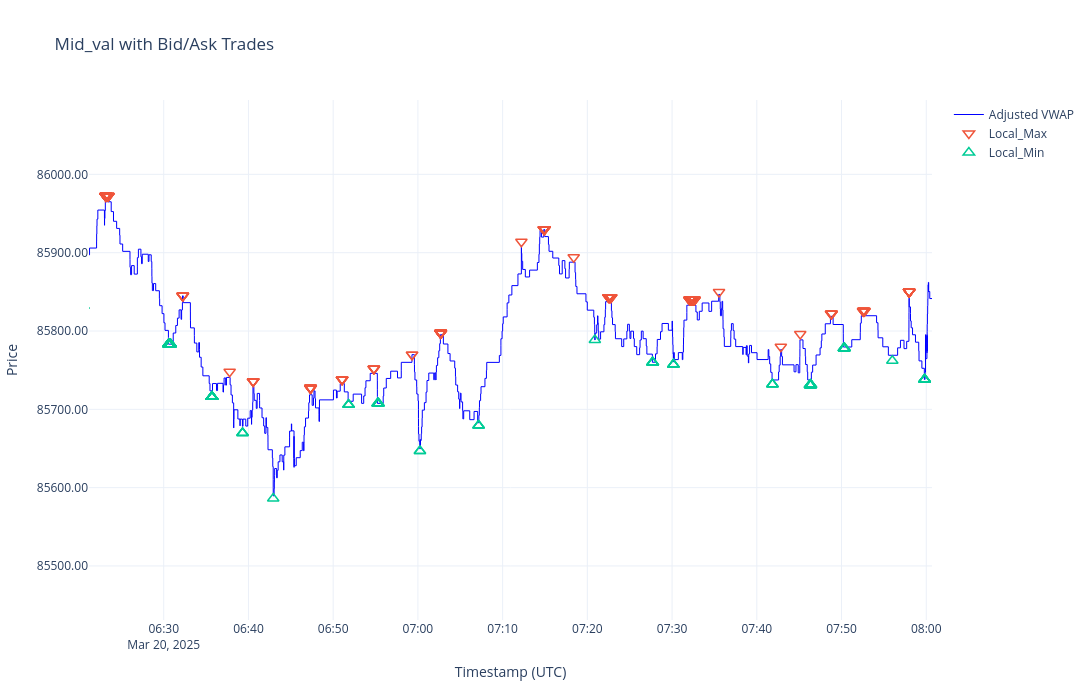

Notebook code cell kept with this figure:
### Markdown cell above
#### Local Pivot Feature Related

### Code cell
looking_back_us = -120_000_000 #100 seconds range checking

local_vwap_df = filtered_df.rolling(index_column="end_exch_time", offset=f'{looking_back_us}i', period=f'{-2 * looking_back_us}i').agg(
    pl.min('vwap').alias('local_min_vwap'),
    pl.max('vwap').alias('local_max_vwap'),
)

local_vwap_df = filtered_df.join(local_vwap_df, on='end_exch_time', how='left')


vwap_series = adjust_mid_val(local_vwap_df['vwap'], tolerance=1)

local_vwap_df = local_vwap_df.with_columns(
    pl.when(pl.col('vwap') == pl.col('local_min_vwap'))
    .then(pl.lit(-1))
    .when(pl.col('vwap') == pl.col('local_max_vwap'))
    .then(pl.lit(1))
    .otherwise(pl.lit(0)).alias('local_min_max'),
    vwap_series.alias('adjust_vwap')
)



def adjust_mid_val(mid_vals: pl.Series, tolerance: float) -> pl.Series:
        '''
        This is a closure function. Only update mid_val when the difference reached the min_update_bps
        
        PARAMS:
          tolerance: minimum price change for mid_val updating
          mid_vals: raw mid_val timeseries

        RETURN: adjusted mid_val timeseries
        '''
        adjusted_vals = []
        last_value = mid_vals[0]
        adjusted_vals.append(last_value)
        test = 1

        for val in mid_vals[1:]:
            test += val
            if abs((val - last_value)/last_value) >= tolerance/10000:  # Check if the value increased by 'tolerance' bps
                last_value = val
            adjusted_vals.append(last_value)
            
        print(test)

        return pl.Series(adjusted_vals)
    



def plot_trades(df: pl.DataFrame):
        '''
        fill_ratio_thresh: filter those partial filled trades
        rebates: considering rebates in trades plot
        '''
        # Convert timestamps to UTC for both datasets
        mid_val_df = df.to_pandas()
        # Convert timestamps to UTC for both datasets
        mid_val_df['timestamp_utc'] = pd.to_datetime(mid_val_df['end_exch_time'], unit='us')
        
        local_max = mid_val_df[mid_val_df['local_min_max'] == 1]
        local_min = mid_val_df[mid_val_df['local_min_max'] == -1]
        
        mid_val_df = df.filter(
            pl.col('adjust_vwap') != pl.col('adjust_vwap').shift(1).fill_null(0)
        ).to_pandas()
        # Convert timestamps to UTC for both datasets
        mid_val_df['timestamp_utc'] = pd.to_datetime(mid_val_df['end_exch_time'], unit='us')

        
        # Create step plot for adjusted_mid_val
        fig = go.Figure()

        # Make the mid_val line thinner by setting width
        fig.add_trace(go.Scatter(
            x=mid_val_df['timestamp_utc'],
            y=mid_val_df['adjust_vwap'],
            mode='lines',
            line_shape='hv',
            name='Adjusted VWAP',
            line=dict(color='blue', width=1),  # Set width for the mid_val line
        ))

        # Plot ask trades as red downward triangles (transparent fill, green edge)
        fig.add_trace(go.Scatter(
            x=local_max['timestamp_utc'],
            y=local_max['vwap'],
            mode='markers',
            marker=dict(symbol='triangle-down-open', size=10, line=dict(color='#750109', width=1.5)), 
            name='Local_Max'
        ))

        # Plot bid trades as green upward triangles (transparent fill, red edge)
        fig.add_trace(go.Scatter(
            x=local_min['timestamp_utc'],
            y=local_min['vwap'],
            mode='markers',
            marker=dict(symbol='triangle-up-open', size=10, line=dict(color='#025e36', width=1.5)),
            name='Local_Min'
        ))

        # Update layout
        fig.update_layout(
            title='Mid_val with Bid/Ask Trades',
            xaxis_title='Timestamp (UTC)',
            yaxis_title='Price',
            hovermode='closest',
            template="plotly_white",
            width=2000,  # Set the total width of the plot
            height=700,
        )

        # Update y-axis to show precise number formatting
        fig.update_yaxes(tickformat='.2f')  # Format y-axis ticks to show two decimal places

        # Show interactive plot
        fig.show()
        
    
    
plot_trades(local_vwap_df)

### Figure 1 — Plotly figure (JSON) as saved in the notebook; plotly's stock layout.template omitted (floating-point values rounded to 4 significant figures; data arrays with more than 128 entries replaced by an {"elided": "..."} marker saying what was removed)
{"data": [{"line": {"color": "blue", "shape": "hv", "width": 1}, "mode": "lines", "name": "Adjusted VWAP", "type": "scatter", "x": {"elided": "20105 str values"}, "y": {"elided": "20105 float values"}}, {"marker": {"line": {"color": "#750109", "width": 1.5}, "size": 10, "symbol": "triangle-down-open"}, "mode": "markers", "name": "Local_Max", "type": "scatter", "x": {"elided": "2288 str values"}, "y": {"elided": "2288 float values"}}, {"marker": {"line": {"color": "#025e36", "width": 1.5}, "size": 10, "symbol": "triangle-up-open"}, "mode": "markers", "name": "Local_Min", "type": "scatter", "x": {"elided": "2494 str values"}, "y": {"elided": "2494 float values"}}], "layout": {"height": 700, "hovermode": "closest", "title": {"text": "Mid_val with Bid/Ask Trades"}, "width": 2000, "xaxis": {"autorange": false, "range": ["2025-03-20 06:21:10.8138", "2025-03-20 08:00:40.6339"], "title": {"text": "Timestamp (UTC)"}, "type": "date"}, "yaxis": {"autorange": false, "range": [85430.0, 86090.0], "tickformat": ".2f", "title": {"text": "Price"}, "type": "linear"}}}
